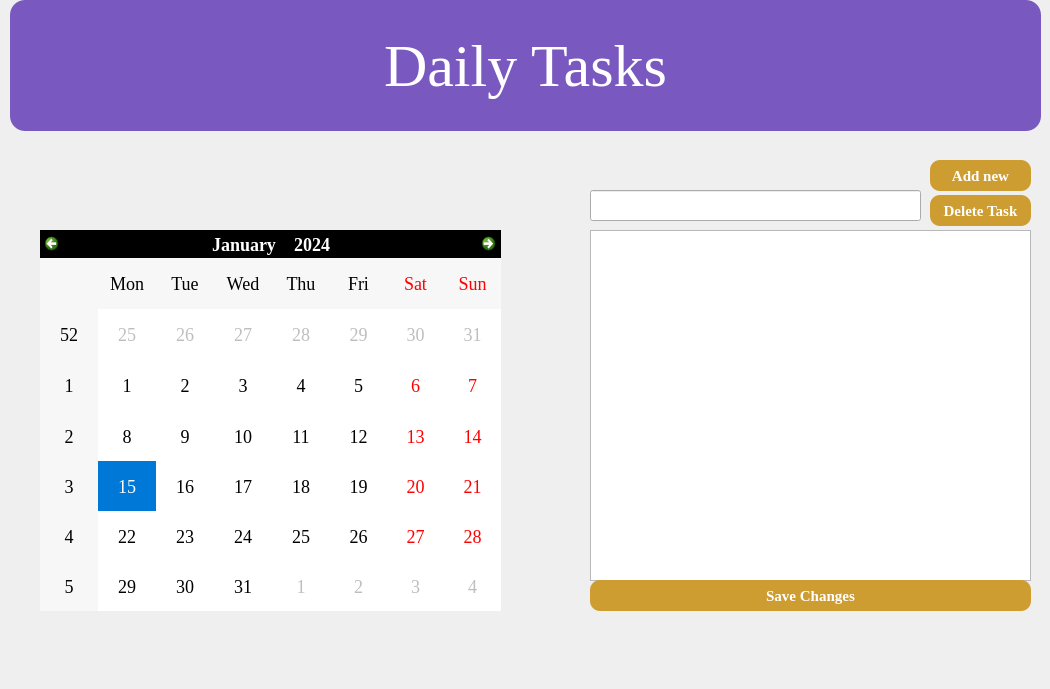
<?xml version="1.0" encoding="UTF-8"?>
<ui version="4.0">
 <class>Form</class>
 <widget class="QWidget" name="Form">
  <property name="geometry">
   <rect>
    <x>0</x>
    <y>0</y>
    <width>1050</width>
    <height>689</height>
   </rect>
  </property>
  <property name="palette">
   <palette>
    <active>
     <colorrole role="WindowText">
      <brush brushstyle="SolidPattern">
       <color alpha="255">
        <red>170</red>
        <green>170</green>
        <blue>127</blue>
       </color>
      </brush>
     </colorrole>
     <colorrole role="Text">
      <brush brushstyle="SolidPattern">
       <color alpha="255">
        <red>0</red>
        <green>0</green>
        <blue>0</blue>
       </color>
      </brush>
     </colorrole>
     <colorrole role="ToolTipText">
      <brush brushstyle="SolidPattern">
       <color alpha="255">
        <red>0</red>
        <green>0</green>
        <blue>0</blue>
       </color>
      </brush>
     </colorrole>
     <colorrole role="PlaceholderText">
      <brush brushstyle="SolidPattern">
       <color alpha="128">
        <red>0</red>
        <green>0</green>
        <blue>0</blue>
       </color>
      </brush>
     </colorrole>
    </active>
    <inactive>
     <colorrole role="WindowText">
      <brush brushstyle="SolidPattern">
       <color alpha="255">
        <red>170</red>
        <green>170</green>
        <blue>127</blue>
       </color>
      </brush>
     </colorrole>
     <colorrole role="Text">
      <brush brushstyle="SolidPattern">
       <color alpha="255">
        <red>0</red>
        <green>0</green>
        <blue>0</blue>
       </color>
      </brush>
     </colorrole>
     <colorrole role="ToolTipText">
      <brush brushstyle="SolidPattern">
       <color alpha="255">
        <red>0</red>
        <green>0</green>
        <blue>0</blue>
       </color>
      </brush>
     </colorrole>
     <colorrole role="PlaceholderText">
      <brush brushstyle="SolidPattern">
       <color alpha="128">
        <red>0</red>
        <green>0</green>
        <blue>0</blue>
       </color>
      </brush>
     </colorrole>
    </inactive>
    <disabled>
     <colorrole role="WindowText">
      <brush brushstyle="SolidPattern">
       <color alpha="255">
        <red>120</red>
        <green>120</green>
        <blue>120</blue>
       </color>
      </brush>
     </colorrole>
     <colorrole role="Text">
      <brush brushstyle="SolidPattern">
       <color alpha="255">
        <red>120</red>
        <green>120</green>
        <blue>120</blue>
       </color>
      </brush>
     </colorrole>
     <colorrole role="ToolTipText">
      <brush brushstyle="SolidPattern">
       <color alpha="255">
        <red>0</red>
        <green>0</green>
        <blue>0</blue>
       </color>
      </brush>
     </colorrole>
     <colorrole role="PlaceholderText">
      <brush brushstyle="SolidPattern">
       <color alpha="128">
        <red>0</red>
        <green>0</green>
        <blue>0</blue>
       </color>
      </brush>
     </colorrole>
    </disabled>
   </palette>
  </property>
  <property name="windowTitle">
   <string>Form</string>
  </property>
  <widget class="QCalendarWidget" name="calendarWidget">
   <property name="geometry">
    <rect>
     <x>40</x>
     <y>230</y>
     <width>461</width>
     <height>381</height>
    </rect>
   </property>
   <property name="palette">
    <palette>
     <active/>
     <inactive/>
     <disabled/>
    </palette>
   </property>
   <property name="font">
    <font>
     <family>Times New Roman</family>
     <pointsize>-1</pointsize>
    </font>
   </property>
   <property name="styleSheet">
    <string notr="true">QCalendarWidget{
	font-size: 18px;
	border-radius: 8px
}
QCalendarWidget QWidget#qt_calendar_navigationbar {
        background-color: rgb(0, 0, 0)
    }

QCalendarWidget QAbstractItemView {
        selection-background-color: #0078d7;
        selection-color: white;
        background-color: white;
}</string>
   </property>
  </widget>
  <widget class="QListWidget" name="taskListWidget">
   <property name="geometry">
    <rect>
     <x>590</x>
     <y>230</y>
     <width>441</width>
     <height>351</height>
    </rect>
   </property>
   <property name="font">
    <font>
     <family>Times New Roman</family>
     <pointsize>-1</pointsize>
    </font>
   </property>
   <property name="styleSheet">
    <string notr="true">font-size: 27px
</string>
   </property>
  </widget>
  <widget class="QLabel" name="label">
   <property name="geometry">
    <rect>
     <x>10</x>
     <y>0</y>
     <width>1031</width>
     <height>131</height>
    </rect>
   </property>
   <property name="font">
    <font>
     <family>Times New Roman</family>
     <pointsize>-1</pointsize>
    </font>
   </property>
   <property name="styleSheet">
    <string notr="true">color: white;
font-size: 60px;
background-color: #7958C0;
border-radius:15px;</string>
   </property>
   <property name="text">
    <string>Daily Tasks</string>
   </property>
   <property name="alignment">
    <set>Qt::AlignCenter</set>
   </property>
  </widget>
  <widget class="QPushButton" name="savebutton">
   <property name="geometry">
    <rect>
     <x>590</x>
     <y>580</y>
     <width>441</width>
     <height>31</height>
    </rect>
   </property>
   <property name="font">
    <font>
     <family>Times New Roman</family>
     <pointsize>-1</pointsize>
     <weight>75</weight>
     <bold>true</bold>
    </font>
   </property>
   <property name="styleSheet">
    <string notr="true">font-size: 15px;
color: white;
background-color: #CE9D31;
border-radius:10px;
font-weight: bold;

</string>
   </property>
   <property name="text">
    <string>Save Changes</string>
   </property>
  </widget>
  <widget class="QPushButton" name="addButton">
   <property name="geometry">
    <rect>
     <x>930</x>
     <y>160</y>
     <width>101</width>
     <height>31</height>
    </rect>
   </property>
   <property name="font">
    <font>
     <family>Times New Roman</family>
     <pointsize>-1</pointsize>
     <weight>75</weight>
     <bold>true</bold>
    </font>
   </property>
   <property name="styleSheet">
    <string notr="true">font-size: 15px;
color: white;
background-color: #CE9D31;
border-radius:10px;
font-weight: bold;

</string>
   </property>
   <property name="text">
    <string>Add new</string>
   </property>
  </widget>
  <widget class="QLineEdit" name="taskLineEdit">
   <property name="geometry">
    <rect>
     <x>590</x>
     <y>190</y>
     <width>331</width>
     <height>31</height>
    </rect>
   </property>
  </widget>
  <widget class="QPushButton" name="deleteButton">
   <property name="geometry">
    <rect>
     <x>930</x>
     <y>195</y>
     <width>101</width>
     <height>31</height>
    </rect>
   </property>
   <property name="font">
    <font>
     <family>Times New Roman</family>
     <pointsize>-1</pointsize>
     <weight>75</weight>
     <bold>true</bold>
    </font>
   </property>
   <property name="styleSheet">
    <string notr="true">font-size: 15px;
color: white;
background-color: #CE9D31;
border-radius:10px;
font-weight: bold;

</string>
   </property>
   <property name="text">
    <string>Delete Task</string>
   </property>
  </widget>
 </widget>
 <resources/>
 <connections/>
</ui>
